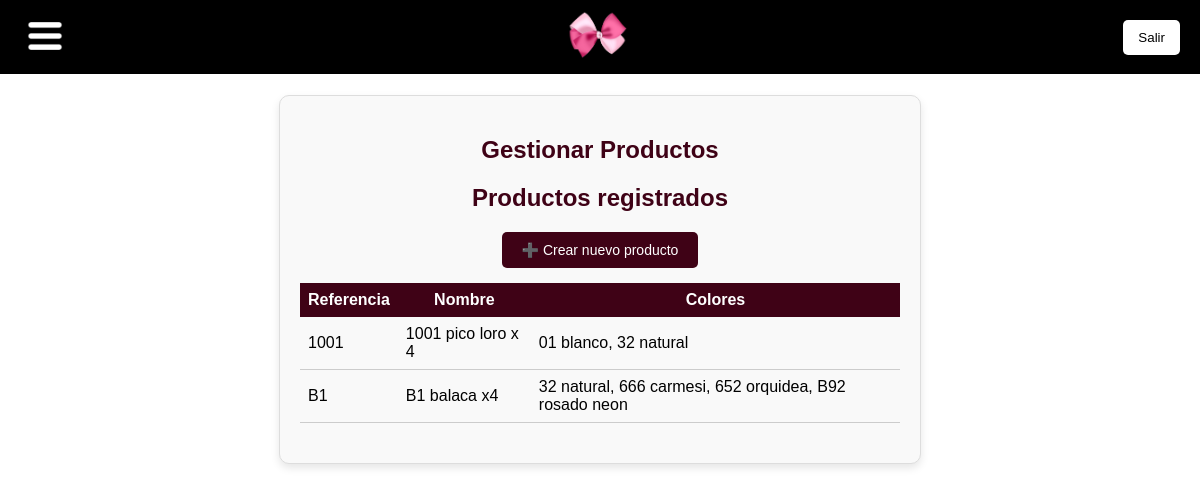
/productos/, run on the app's committed database.
### app_alejandra/models.py (models this page shows, shortened)
class Producto(models.Model):
    imagen = models.ImageField(upload_to='productos/', blank=True, null=True)
    referencia = models.CharField(max_length=100, unique=True)
    nombre = models.CharField(max_length=100)
    colores = models.ManyToManyField(Color)
    es_paquete = models.BooleanField(default=False)
    cantidad_por_paquete = models.PositiveIntegerField(blank=True, null=True)

class Color(models.Model):
    nombre = models.CharField(max_length=50, unique=True)

### app_alejandra/views.py (the view, shortened to what this page needs)
# urls.py: path('productos/', views.product_view, name='productos'),
def product_view(request):
    colores = Color.objects.all()
    medidas = Medida.objects.all()
    referencias = Referencia.objects.all()
    nombres = Nombre.objects.all()
    insumos_data = Insumo2.objects.all()
    insumos = [{'id': i.id, 'nombre': i.nombre} for i in insumos_data]
    colores2 = {
        insumo.id: list(insumo.colores.values('id', 'nombre')) for insumo in Insumo2.objects.prefetch_related('colores')
    }
    productos_creados = Producto.objects.prefetch_related('colores').all()
    return render(request, 'productos.html', {
        'colores_json': json.dumps(colores2),
        'colores': colores,
        'medidas': medidas,
        'referencias': referencias,
        'nombres': nombres,
        'insumos': insumos,
        'productos_creados': productos_creados  # 👈 Nuevo
    })

### app_alejandra/templates/productos.html (shortened to what this page needs)
{% extends "base.html" %}
{% block content %}
<div class="form-container">
    <h2>Gestionar Productos</h2>
    <div id="lista-productos">
        <h2>Productos registrados</h2>
        <div class="form-group button-container">
            <button type="button" onclick="mostrarFormularioProducto()">➕ Crear nuevo producto</button>
        </div>
        <table style="width: 100%; border-collapse: collapse; margin-bottom: 20px;">
            <thead>
                <tr style="background-color: #3F0216; color: white;">
                    <th style="padding: 8px;">Referencia</th>
                    <th style="padding: 8px;">Nombre</th>
                    <th style="padding: 8px;">Colores</th>
                </tr>
            </thead>
            <tbody>
                {% for producto in productos_creados %}
                <tr style="border-bottom: 1px solid #ccc;">
                    <td style="padding: 8px;">{{ producto.referencia }}</td>
                    <td style="padding: 8px;">{{ producto.nombre }}</td>
                    <td style="padding: 8px;">
                        {% for color in producto.colores.all %}
                            {{ color.nombre }}{% if not forloop.last %}, {% endif %}
                        {% endfor %}
                    </td>
                </tr>
                {% empty %}
                <tr><td colspan="3">No hay productos registrados aún.</td></tr>
                {% endfor %}
            </tbody>
        </table>
    </div>
</div>
{% endblock %}

### app_alejandra/templates/productos.html (style rules this page uses)
.form-container { max-width: 600px; margin: 0 auto; padding: 20px; background-color: #f9f9f9; border: 1px solid #ddd; border-radius: 10px; box-shadow: 0 4px 8px rgba(0, 0, 0, 0.1); }
.form-container h2 { text-align: center; margin-bottom: 20px; color: #3F0216; }
.form-group { margin-bottom: 15px; }
.form-group input, .form-group select, .form-group button { width: 100%; padding: 10px; font-size: 14px; border: 1px solid #ccc; border-radius: 5px; }
.form-group button { background-color: #3F0216; color: white; border: none; border-radius: 5px; padding: 10px 20px; cursor: pointer; transition: background-color 0.3s ease; width: auto; text-align: center; }

### data on the page
Producto: referencia "1001", nombre "1001 pico loro x 4"
Color: nombre "01 blanco"
Color: nombre "32 natural"
Producto: referencia "B1", nombre "B1 balaca x4"
Color: nombre "666 carmesi"
Color: nombre "652 orquidea"
Color: nombre "B92 rosado neon"
